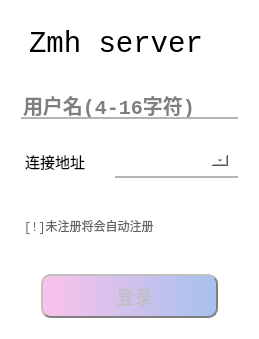
<?xml version="1.0" encoding="UTF-8"?>
<ui version="4.0">
 <class>Dialog</class>
 <widget class="QDialog" name="Dialog">
  <property name="geometry">
   <rect>
    <x>0</x>
    <y>0</y>
    <width>252</width>
    <height>339</height>
   </rect>
  </property>
  <property name="font">
   <font>
    <family>Consolas</family>
   </font>
  </property>
  <property name="windowTitle">
   <string>Login</string>
  </property>
  <property name="styleSheet">
   <string notr="true">QWidget
{border:15px;
margin:10px;
background-color:rgb(255, 255, 255);
}
QWidget#right_widget
{border-radius:15;}

</string>
  </property>
  <layout class="QGridLayout" name="gridLayout">
   <item row="2" column="0">
    <widget class="QLabel" name="label_3">
     <property name="font">
      <font>
       <family>Adobe Arabic</family>
       <pointsize>11</pointsize>
      </font>
     </property>
     <property name="styleSheet">
      <string notr="true">font-color:rgb(0, 0, 0)
font-size：20px</string>
     </property>
     <property name="text">
      <string>连接地址</string>
     </property>
    </widget>
   </item>
   <item row="3" column="0" colspan="3">
    <widget class="QLabel" name="label_2">
     <property name="styleSheet">
      <string notr="true">color: rgb(99, 99, 99);</string>
     </property>
     <property name="text">
      <string>[!]未注册将会自动注册</string>
     </property>
    </widget>
   </item>
   <item row="0" column="0" colspan="3">
    <widget class="QLabel" name="label">
     <property name="font">
      <font>
       <family>Consolas</family>
       <pointsize>22</pointsize>
       <weight>50</weight>
       <bold>false</bold>
      </font>
     </property>
     <property name="styleSheet">
      <string notr="true">color: rgb(0, 0, 0);</string>
     </property>
     <property name="text">
      <string>Zmh server</string>
     </property>
    </widget>
   </item>
   <item row="1" column="0" colspan="3">
    <widget class="QLineEdit" name="lineEdit">
     <property name="styleSheet">
      <string notr="true">            QLineEdit
            {border:0px;
            border-radius:0;
            margin:10px;
            border-bottom: 2px solid #B3B3B3;
            font-family:'等线';
            font-size:20px;
            font-weight:bold;}
            QLineEdit:hover{
                border-bottom:3px solid #66A3FF;
            }
            QLineEdit:focus{
                border-bottom:3px solid #E680BD
            }</string>
     </property>
     <property name="placeholderText">
      <string>用户名(4-16字符)</string>
     </property>
     <property name="clearButtonEnabled">
      <bool>true</bool>
     </property>
    </widget>
   </item>
   <item row="4" column="0" colspan="3">
    <widget class="QPushButton" name="pushButton">
     <property name="enabled">
      <bool>false</bool>
     </property>
     <property name="accessibleName">
      <string/>
     </property>
     <property name="styleSheet">
      <string notr="true">                            QPushButton
                            {text-align : center;
                            background-color:qlineargradient(spread:pad, x1:0, y1:0, x2:1, y2:0, stop:0 #fbc2eb, stop:1 #a6c1ee);
                            font: bold;
                            border-color: grey;
                            border-width: 2px;
                            border-radius: 10px;
                            padding: 6px;
                            height: 28px;
                            border-style: outset;
            				margin-left:30px;
            				margin-right:30px;
                            font-family:'黑体';
                            font : 18px;}

                            QPushButton:pressed
                            {text-align : center;
                            background-color : light gray;
                            background-color:qlineargradient(spread:pad, x1:0, y1:0, x2:1, y2:0, stop:0 #e1aad2, stop:1 #92adda);
                            font: bold;
                            color:lightblue;
                            border-color: gray;
                            border-width: 2px;
                            border-radius: 10px;
                            padding: 6px;
                            height : 28px;
                            border-style: outset;
                            font-family:'黑体';
                            font : 18px;}
                            QPushButton:hover:!pressed
                            {color:red;}</string>
     </property>
     <property name="text">
      <string> 登录</string>
     </property>
    </widget>
   </item>
   <item row="2" column="1" colspan="2">
    <widget class="QComboBox" name="comboBox">
     <property name="styleSheet">
      <string notr="true">            QComboBox
            {border:0px;
            border-radius:0;
            margin:10px;
            border-bottom: 2px solid #B3B3B3;
            font-family:'等线';
            font-size:25px;
            font-weight:bold;}
            QComboBox:hover{
                border-bottom:3px solid #66A3FF;
            }
            QComboBox:focus{
                border-bottom:3px solid #E680BD;
            }
</string>
     </property>
     <property name="editable">
      <bool>true</bool>
     </property>
    </widget>
   </item>
  </layout>
 </widget>
 <resources/>
 <connections/>
</ui>
